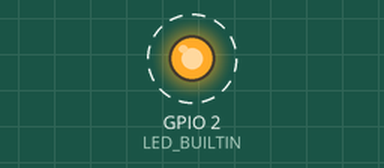
This sketch was run on a simulated ESP32. Parts: output pins drawn as LEDs (lit = HIGH). Dashed ring = blinking. WiFi joins after 1.5 s; servers stay silent unless stated; what the sketch prints to the serial monitor is not drawn.

Above: at 1.6 s.
Timing chart, 0 to 4.5 s (numbered marks = the images above):
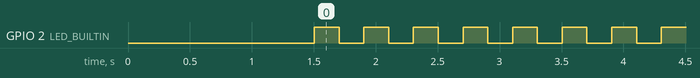

Measured:
- by itself, GPIO 2 (LED_BUILTIN): alternates HIGH for 0.20 s and LOW for 0.20 s

The sketch:

OTA-Blink.ino
```cpp
/*
  OTA-Blink - Tugas OTA (Over-The-Air) ESP32
  Upload firmware tanpa kabel USB lewat WiFi (ArduinoOTA).
*/

#include <WiFi.h>
#include <ESPmDNS.h>
#include <WiFiUdp.h>
#include <ArduinoOTA.h>

// --- KONFIGURASI WIFI (GANTI DENGAN WIFI ANDA) ---
const char* ssid = "daviansatu 4G";
const char* password = "davi1234";

// --- KONFIGURASI OTA ---
const char* ota_hostname = "esp32-ota";
const char* ota_password = "IoTOTA";

// --- LED BAWAAN ESP32 ---
#ifndef LED_BUILTIN
#define LED_BUILTIN 2
#endif

const unsigned long BLINK_INTERVAL = 200; // ms (ubah nilai ini lalu upload via OTA untuk demo)

void setup() {
  Serial.begin(115200);
  Serial.println("\nBooting...");

  pinMode(LED_BUILTIN, OUTPUT);

  // --- Koneksi WiFi ---
  WiFi.mode(WIFI_STA);
  WiFi.begin(ssid, password);
  while (WiFi.waitForConnectResult() != WL_CONNECTED) {
    Serial.println("Connection Failed! Rebooting...");
    delay(5000);
    ESP.restart();
  }

  // --- Konfigurasi ArduinoOTA ---
  ArduinoOTA.setHostname(ota_hostname);
  ArduinoOTA.setPassword(ota_password);

  ArduinoOTA.onStart([]() {
    String type;
    if (ArduinoOTA.getCommand() == U_FLASH)
      type = "sketch";
    else // U_SPIFFS
      type = "filesystem";
    Serial.println("Start updating " + type);
  });

  ArduinoOTA.onEnd([]() {
    Serial.println("\nEnd");
  });

  ArduinoOTA.onProgress([](unsigned int progress, unsigned int total) {
    Serial.printf("Progress: %u%%\r", (progress / (total / 100)));
  });

  ArduinoOTA.onError([](ota_error_t error) {
    Serial.printf("Error[%u]: ", error);
    if (error == OTA_AUTH_ERROR) Serial.println("Auth Failed");
    else if (error == OTA_BEGIN_ERROR) Serial.println("Begin Failed");
    else if (error == OTA_CONNECT_ERROR) Serial.println("Connect Failed");
    else if (error == OTA_RECEIVE_ERROR) Serial.println("Receive Failed");
    else if (error == OTA_END_ERROR) Serial.println("End Failed");
  });

  ArduinoOTA.begin();

  Serial.println("Ready");
  Serial.print("IP address: ");
  Serial.println(WiFi.localIP());
  Serial.print("Hostname: ");
  Serial.println(ota_hostname);
  Serial.println("OTA password: IoTOTA");
}

void loop() {
  // --- Inti OTA: proses update nirkabel ---
  ArduinoOTA.handle();

  // --- Blink LED bawaan (GPIO 2) ---
  static unsigned long last_toggle = 0;
  static bool led_state = false;

  if (millis() - last_toggle >= BLINK_INTERVAL) {
    last_toggle = millis();
    led_state = !led_state;
    digitalWrite(LED_BUILTIN, led_state);
  }
}
```
